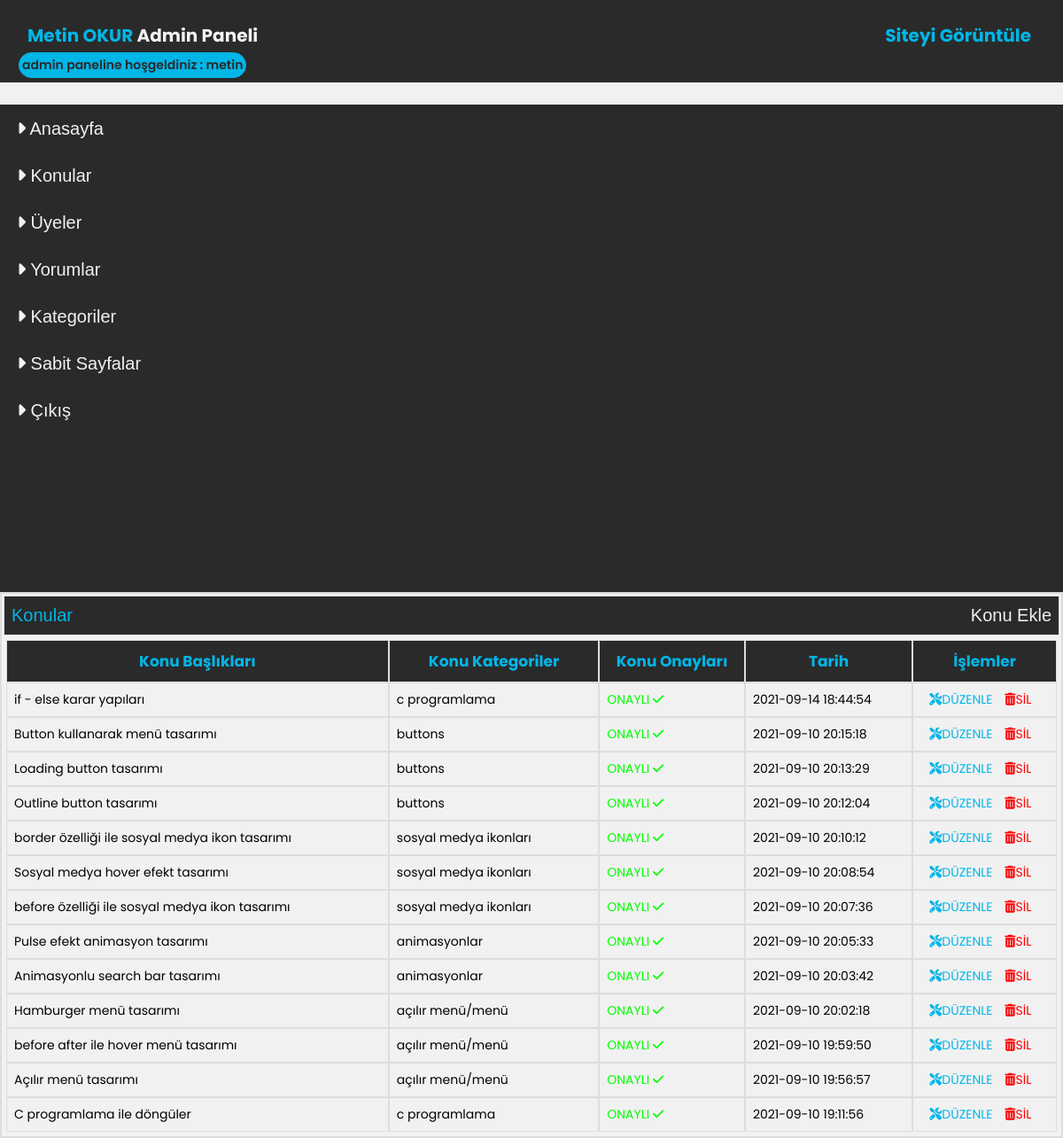
Screenshot of /admin/index.php?do=konular (signed in) with the database file from the repository.
### tables this page shows
CREATE TABLE `konular` (
  `konu_id` int(11) NOT NULL,
  `konu_baslik` varchar(350) NOT NULL,
  `konu_aciklama` text NOT NULL,
  `konu_ekleyen` varchar(200) NOT NULL,
  `konu_tarih` datetime NOT NULL DEFAULT current_timestamp(),
  `konu_katagori` int(11) NOT NULL DEFAULT 0,
  `konu_durum` int(11) NOT NULL DEFAULT 0,
  `konu_resim` varchar(1000) NOT NULL,
  `konu_hit` int(11) NOT NULL DEFAULT 0
);

CREATE TABLE `katagoriler` (
  `katagori_id` int(11) NOT NULL,
  `katagori_adi` varchar(300) NOT NULL,
  `katagori_aciklama` varchar(200) NOT NULL,
  `katagori_ust_id` int(11) NOT NULL
);

### admin/konular.php (the view, shortened to what this page needs)
<?php
if (!empty($conn)) {
    $v=$conn->prepare("select * from konular inner join katagoriler
    on katagoriler.katagori_id=konular.konu_katagori order by konu_id desc ");
    $v->execute(array());
    $k =$v->fetchAll(PDO::FETCH_ASSOC);
    $m =$v->rowCount();
}
?>
<div class="admin-icerik-sag">
    <h2> Konular <span style="float: right;color: red;"><a href="?do=konu_ekle2" style="color: #f1f1f1;">Konu Ekle</a></span> </h2>
    <div class="konular">
        <table cellspacing="0" cellpadding="0" >
        <thead>
        <tr>
            <th width="600px"> Konu Başlıkları</th>  <th width="300px"> Konu Kategoriler</th>
            <th width="200px"> Konu Onayları</th>  <th width="250px"> Tarih</th>
            <th width="200px"> İşlemler</th>
        </tr>
        </thead>
            <?php
            if ($m){
                foreach ($k as $c){
                   ?>
                    <tbody>
                    <tr>
                        <td> <?php echo $c["konu_baslik"]; ?>  </td>   <td> <?php echo $c["katagori_adi"]; ?> </td>
                        <td>
                            <?php
                            if ($c["konu_durum"]==1){
                                echo '<span style="color:lime;">ONAYLI <i class="fa fa-check"></i></span> ';
                            }else{
                                echo '<span style="color:red;;">ONAYLI DEĞİL <i class="fa fa-times"></i></span> ';
                            }
                            ?>
                        </td>
                        <td> <?php echo $c["konu_tarih"]; ?>  </td>
                        <td> <span style="margin-left: 10px;"><a href="?do=konu_duzenle&id=<?php echo $c["konu_id"]; ?>" style="color: #00b6e7;" > <i class="fas fa-tools"></i>DÜZENLE</a></span> <span style="margin-left: 10px; "><a onclick="return confirm('konuyu silmek istediginize emin misiniz ?')" href="?do=konu_sil&id=<?php echo $c["konu_id"]; ?>" style="color: red;"><i class="fas fa-trash-alt"></i>SİL</a></span>  </td>
                    </tr>
                    </tbody>
            <?php
                }
            }else{
                echo '<tr><td colspan="5"><div class="arama-hata">Henüz Hiç Konu Eklenmemiş... </div></td></tr>';
            }
            ?>
        </table>
    </div>
</div>

### admin/index.php (shortened to what this page needs)
<!DOCTYPE html>
<html lang="en-tr-us">
<head>
    <link rel="stylesheet" href="../style.css">
    <link rel="stylesheet" href="admin.css">
    <link rel="stylesheet" href="ckeditor/plugins/codesnippet/lib/highlight/styles/monokai.css" />
</head>
<body>
<?php
if ($_SESSION){
    if ($_SESSION["rutbe"]==1){
        ?>
        <div class="admin-genel">
            <div class="admin-header">
                <h2><a href="">Metin OKUR <span style="color:#f1f1f1;"> Admin Paneli </span></a>
                    <span style="float: right;margin-right: 35px;"><a href="../index.php">Siteyi Görüntüle</a></span>
                </h2>
                <div class="uye-panel">admin paneline hoşgeldiniz : <?php echo $_SESSION["uye"]; ?></div>
            </div>
            <div class="admin-icerik">
                <div class="admin-menu">
                    <ul>
                        <li><a href="?do=ansayfa2"><i class="fa fa-caret-right"></i> Anasayfa </a></li>
                        <li><a href=" ?do=konular"><i class="fa fa-caret-right"></i> Konular</a></li>
                        <li><a href="?do=uyeler2"><i class="fa fa-caret-right"></i> Üyeler</a></li>
                        <li><a href="?do=yorumlar2"><i class="fa fa-caret-right"></i> Yorumlar</a></li>
                        <li><a href="?do=kategoriler2"><i class="fa fa-caret-right"></i> Kategoriler</a></li>
                        <li><a href="?do=sabit_sayfalar"><i class="fa fa-caret-right"></i> Sabit Sayfalar </a></li>
                        <li><a href="?do=admin_cikis"><i class="fa fa-caret-right"></i> Çıkış</a></li>
                    </ul>
                </div>
                <?php
                $do=@$_GET["do"];
                if (file_exists("{$do}.php")){
                    include ("{$do}.php");
                }else{
                    include ("anasayfa2.php");
                }
                ?>
            </div>
        </div>
        <?php
    }else{
        echo '<div class="arama-hata">Admin Paneline Yetkiniz Bulunmuyor :( </div>';
    }
}else{
    echo '<div class="arama-hata">Admin Paneline Girmek için Üye  Girişi Yapmanız Gerekiyor</div> ';
}
?>
</body>
</html>

### admin/admin.css (style rules this page uses)
* { margin: 0; padding: 0; text-decoration: none; list-style: none; box-sizing: border-box ; }
body { margin: 0; padding: 0; text-decoration: none; list-style: none; }
.admin-header { border: 1px solid #2a2a2a ; width: 100%; height: 93px; background-color: #2a2a2a; position: relative; }
.admin-header h2 { position: relative; margin: 24px 0 0 30px ; font-size:20px; }
.admin-header h2 a { position: relative; color:#00b6e7; }
.uye-panel { border: 1px solid #00b6e7; margin: 4px 0 0 20px; display: inline-block; padding: 3px 3px 3px 3px; background-color: #00b6e7; color: #2a2a2a; border-radius: 20px ; font-size: 14px; font-weight: 600; }
.admin-icerik { margin-top: 25px; }
.admin-menu { border: 1px solid #2a2a2a; width: 330px; height: auto; min-height:550px; float: left; background: #2a2a2a; }
@media screen and (max-width: 1200px) { .admin-menu { width: 100%; } }
.admin-menu ul li { border: none; outline: none; padding: 10px 13px; cursor:pointer; }
.admin-menu ul li a { font-size: 20px; font-family: sans-serif; font-weight: 500; width: 100%; color: #f1f1f1; display: block; padding: 5px ; }
.admin-icerik-sag { float: left; width: 74%; border: 2px solid #dddddd; margin-left: 30px; min-height: 550px; height: auto; }
@media screen and (max-width: 1200px) { .admin-icerik-sag { width: 100%; margin: 0; } }
.admin-icerik-sag h2 { font-size: 20px; font-family: sans-serif; padding: 10px 8px; margin:2px; font-weight: 500; border: 1px solid #e1e1e1; background: #2a2a2a; color: #00b6e7; cursor:pointer; }
.konular { margin: 5px; }
.konular th { border: 1px solid #dddddd; padding: 10px; font-size: 17px; color: #00b6e7; background: #2a2a2a; }
.konular td { border: 1px solid #dddddd; padding: 8px; font-size: 14px; }

### rows the page displays
konular: konu_baslik "if - else karar yapıları", katagoriler.katagori_adi "c programlama", konu_durum "ONAYLI", konu_tarih "2021-09-14 18:44:54"
konular: konu_baslik "Button kullanarak menü tasarımı", katagoriler.katagori_adi "buttons", konu_durum "ONAYLI", konu_tarih "2021-09-10 20:15:18"
konular: konu_baslik "Loading button tasarımı", katagoriler.katagori_adi "buttons", konu_durum "ONAYLI", konu_tarih "2021-09-10 20:13:29"
konular: konu_baslik "Outline button tasarımı", katagoriler.katagori_adi "buttons", konu_durum "ONAYLI", konu_tarih "2021-09-10 20:12:04"
konular: konu_baslik "border özelliği ile sosyal medya ikon tasarımı", katagoriler.katagori_adi "sosyal medya ikonları", konu_durum "ONAYLI", konu_tarih "2021-09-10 20:10:12"
konular: konu_baslik "Sosyal medya hover efekt tasarımı", katagoriler.katagori_adi "sosyal medya ikonları", konu_durum "ONAYLI", konu_tarih "2021-09-10 20:08:54"
konular: konu_baslik "before özelliği ile sosyal medya ikon tasarımı", katagoriler.katagori_adi "sosyal medya ikonları", konu_durum "ONAYLI", konu_tarih "2021-09-10 20:07:36"
konular: konu_baslik "Pulse efekt animasyon tasarımı", katagoriler.katagori_adi "animasyonlar", konu_durum "ONAYLI", konu_tarih "2021-09-10 20:05:33"
konular: konu_baslik "Animasyonlu search bar tasarımı", katagoriler.katagori_adi "animasyonlar", konu_durum "ONAYLI", konu_tarih "2021-09-10 20:03:42"
konular: konu_baslik "Hamburger menü tasarımı", katagoriler.katagori_adi "açılır menü/menü", konu_durum "ONAYLI", konu_tarih "2021-09-10 20:02:18"
konular: konu_baslik "before after ile hover menü tasarımı", katagoriler.katagori_adi "açılır menü/menü", konu_durum "ONAYLI", konu_tarih "2021-09-10 19:59:50"
konular: konu_baslik "Açılır menü tasarımı", katagoriler.katagori_adi "açılır menü/menü", konu_durum "ONAYLI", konu_tarih "2021-09-10 19:56:57"
konular: konu_baslik "C programlama ile döngüler", katagoriler.katagori_adi "c programlama", konu_durum "ONAYLI", konu_tarih "2021-09-10 19:11:56"

### other values shown
$_SESSION["uye"] "metin"
